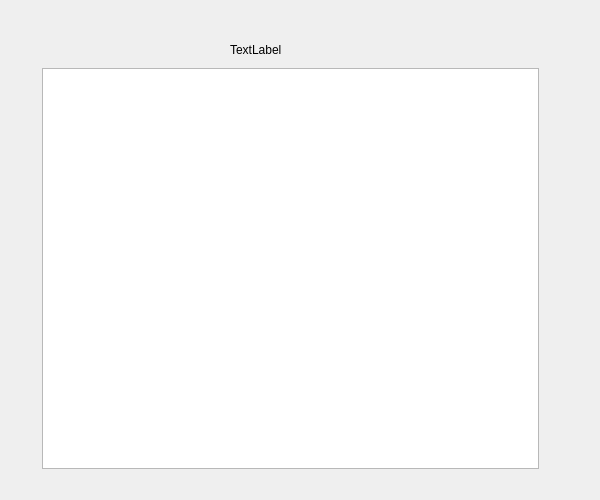
<?xml version="1.0" encoding="UTF-8"?>
<ui version="4.0">
 <class>RankingList</class>
 <widget class="QWidget" name="RankingList">
  <property name="geometry">
   <rect>
    <x>0</x>
    <y>0</y>
    <width>600</width>
    <height>500</height>
   </rect>
  </property>
  <property name="minimumSize">
   <size>
    <width>600</width>
    <height>500</height>
   </size>
  </property>
  <property name="maximumSize">
   <size>
    <width>600</width>
    <height>500</height>
   </size>
  </property>
  <property name="windowTitle">
   <string>成绩窗口</string>
  </property>
  <property name="styleSheet">
   <string notr="true"/>
  </property>
  <widget class="QWidget" name="widget" native="true">
   <property name="geometry">
    <rect>
     <x>30</x>
     <y>20</y>
     <width>521</width>
     <height>461</height>
    </rect>
   </property>
   <widget class="QTableWidget" name="qtablewidget">
    <property name="geometry">
     <rect>
      <x>12</x>
      <y>48</y>
      <width>497</width>
      <height>401</height>
     </rect>
    </property>
   </widget>
   <widget class="QLabel" name="label">
    <property name="geometry">
     <rect>
      <x>200</x>
      <y>20</y>
      <width>291</width>
      <height>20</height>
     </rect>
    </property>
    <property name="text">
     <string>TextLabel</string>
    </property>
   </widget>
  </widget>
 </widget>
 <resources/>
 <connections/>
</ui>
